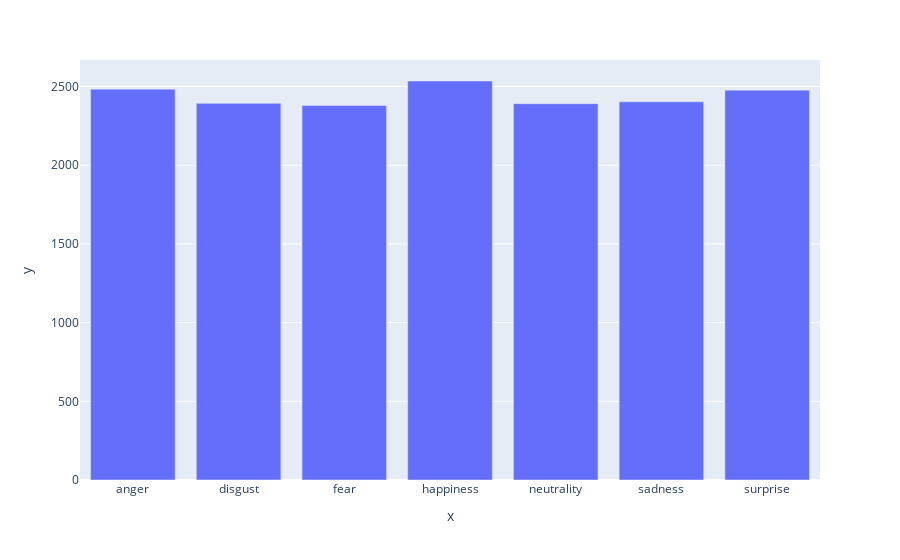

Notebook code for this chart:
### Code cell
label = []
count = []
for dir in os.listdir(train_dir):
  label.append(dir)
  count.append(len(os.listdir(f'C:/Users/LENOVO/Documents/PKM/Project_PKM/CNN/facial_expression/res_new_dataset/train/{dir}')))
fig = px.bar(x=label, y=count)
fig.show()

### Figure 1 — Plotly figure (JSON) as saved in the notebook; plotly's stock layout.template omitted (floating-point values rounded to 4 significant figures)
{"data": [{"alignmentgroup": "True", "hovertemplate": "x=%{x}<br>y=%{y}<extra></extra>", "legendgroup": "", "marker": {"color": "#636efa", "pattern": {"shape": ""}}, "name": "", "offsetgroup": "", "orientation": "v", "showlegend": false, "textposition": "auto", "type": "bar", "x": ["anger", "disgust", "fear", "happiness", "neutrality", "sadness", "surprise"], "xaxis": "x", "y": [2483, 2393, 2380, 2535, 2391, 2403, 2477], "yaxis": "y"}], "layout": {"barmode": "relative", "legend": {"tracegroupgap": 0}, "margin": {"t": 60}, "xaxis": {"anchor": "y", "domain": [0, 1], "title": {"text": "x"}}, "yaxis": {"anchor": "x", "domain": [0, 1], "title": {"text": "y"}}}}
